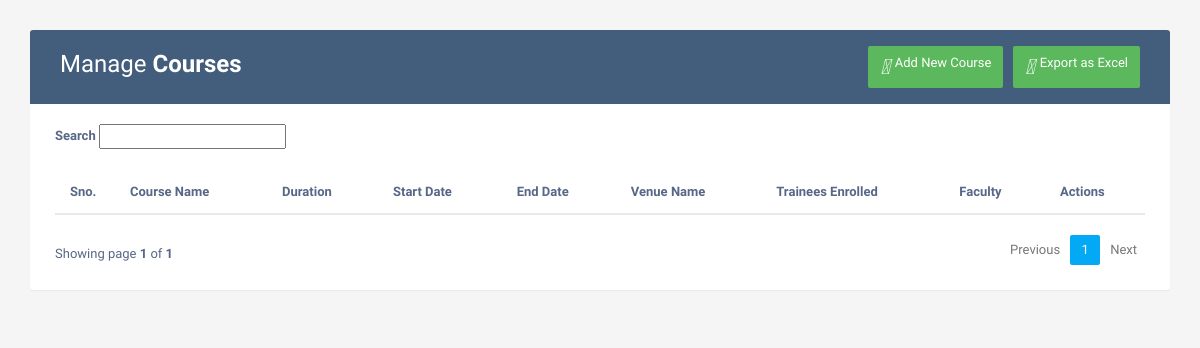
The app's page /courses, older data.
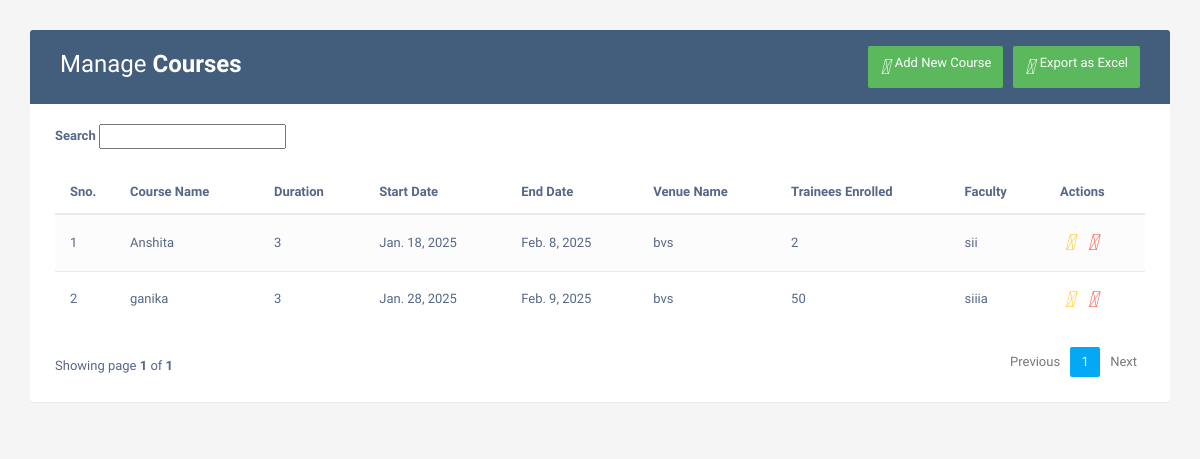
The same page, newer data.
### home/models.py (models this page shows, shortened)
class Course_model(models.Model):
    id = models.AutoField(primary_key=True)
    name = models.CharField(max_length=200)  # Name of the course
    duration = models.CharField(max_length=100)  # Duration (e.g., "3 months")
    start_date = models.DateField()  # Start date of the course
    end_date = models.DateField()  # End date of the course
    venue_name = models.CharField(max_length=200)  # Name of the venue
    trainees_enrolled = models.PositiveIntegerField()  # Number of trainees enrolled
    faculty = models.CharField(max_length=200)  # Faculty name(s)

### home/views.py (the view)
# urls.py: path('courses',views.courses_view,name="courses"),
def courses_view(request):
    courses_obj=Course_model.objects.all()
    paginator=Paginator(courses_obj,5)
    page_number=request.GET.get('page')
    page_obj=Paginator.get_page(paginator,page_number)
    context={
        'courses_obj':courses_obj,   #dictionary
        'page_obj':page_obj,
    }
    return render(request,'manage_courses.html',context)

### templates/manage_courses.html (shortened to what this page needs)
<!DOCTYPE html>
<html lang="en">
<head>
<link rel="stylesheet" href="https://maxcdn.bootstrapcdn.com/font-awesome/4.7.0/css/font-awesome.min.css">
<link rel="stylesheet" href="https://maxcdn.bootstrapcdn.com/bootstrap/3.3.7/css/bootstrap.min.css">
  <body>
    <div class="container">
        <div class="table-wrapper">
            <div class="table-title">
                <div class="row">
                    <div class="col-sm-6">
						<h2>Manage <b>Courses</b></h2>
					</div>
					<div class="col-sm-6">
						<a href="{% url 'export_excel_courses' %}" class="btn btn-success" data-toggle="modal"><i class="material-icons">&#xE2C4;</i> <span>Export as Excel</span></a>
						<a href="#addEmployeeModal" class="btn btn-success" data-toggle="modal"><i class="material-icons">&#xE147;</i> <span>Add New Course</span></a>
					</div>
                </div>
            </div>
			<div class="search_area">
				<div>
					<label for="searchfield">Search</label>
					<input type="text" id="searchfield">
				</div>
			</div>
            <table class="table table-striped table-hover table-complete">
                <div class="table-head">
					<thead>
						<tr>
							<th>Sno.</th>
                            <th>Course Name</th>
                            <th>Duration</th>
                            <th>Start Date</th>
                            <th>End Date</th>
                            <th>Venue Name</th>
                            <th>Trainees Enrolled</th>
                            <th>Faculty</th>
                            <th>Actions</th>
						</tr>
					</thead>
				</div>
                <tbody class="courses-table-body">
                    {%for i in page_obj%}
                    <tr>
                        <td>{{forloop.counter}}</td>
						<td>{{i.name}}</td>
                        <td>{{i.duration}}</td>
                        <td>{{i.start_date}}</td>
                        <td>{{i.end_date}}</td>
                        <td>{{i.venue_name}}</td>
                        <td>{{i.trainees_enrolled}}</td>
                        <td>{{i.faculty}}</td>
                        <td>
                            <a href="#editEmployeeModal-{{i.id}}" class="edit" data-toggle="modal"><i class="material-icons" data-toggle="tooltip" title="Edit">&#xE254;</i></a>
                            <a href="#deleteEmployeeModal-{{i.id}}" class="delete" data-toggle="modal"><i class="material-icons" data-toggle="tooltip" title="Delete">&#xE872;</i></a>
                        </td>
                    </tr>
					{% endfor %}
                </tbody>
            </table>
			<div class="clearfix pagination-container">
                <div class="hint-text">Showing page <b>{{page_obj.number}}</b> of <b>{{page_obj.paginator.num_pages}}</b></div>
				<ul class="pagination">
					{% if page_obj.has_previous %}
					<li class="page-item">
						<a href="?page={{ page_obj.previous_page_number }}" class="page-link">Previous</a>
					</li>
					{% else %}
					<li class="page-item disabled">
						<a href="#" class="page-link">Previous</a>
					</li>
					{% endif %}
					{% for page_num in page_obj.paginator.page_range %}
					{% if page_num == page_obj.number %}
					<li class="page-item active">
						<a href="#" class="page-link">{{ page_num }}</a>
					</li>
					{% else %}
					<li class="page-item">
						<a href="?page={{ page_num }}" class="page-link">{{ page_num }}</a>
					</li>
					{% endif %}
					{% endfor %}
					{% if page_obj.has_next %}
					<li class="page-item">
						<a href="?page={{ page_obj.next_page_number }}" class="page-link">Next</a>
					</li>
					{% else %}
					<li class="page-item disabled">
						<a href="#" class="page-link">Next</a>
					</li>
					{% endif %}
				</ul>
            </div>
        </div>
    </div>
</body>
</html>

Row changes from the older to the newer data that the page shows:
added Course_model: name "Anshita", duration "3", start_date "Jan. 18, 2025", end_date "Feb. 8, 2025", venue_name "bvs", trainees_enrolled "2", faculty "sii"
added Course_model: name "ganika", duration "3", start_date "Jan. 28, 2025", end_date "Feb. 9, 2025", venue_name "bvs", trainees_enrolled "50", faculty "siiia"
